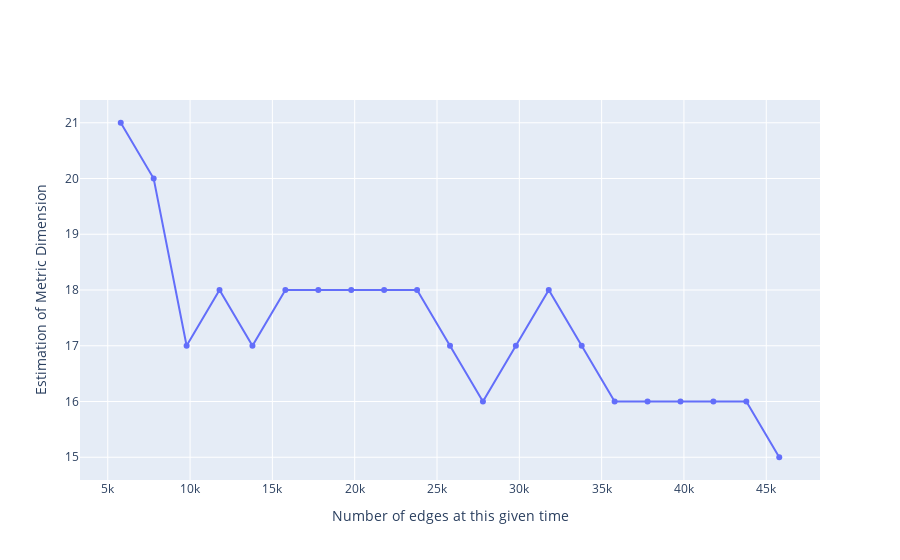

Here is the notebook cell this chart was saved with:
### Code cell
# Define your data
x = list(result_nb_e_bt.keys())
y = list(result_nb_e_bt.values())

# Define the trace for the scatter plot
trace = go.Scatter(x=x, y=y, mode='markers+lines')

# Define the layout
layout = go.Layout(#title='Probability of resolving the graph as a function of the subset cardinality', 
                   #title_x=0.5,
                   xaxis=dict(title='Number of edges at this given time'), 
                   yaxis=dict(title='Estimation of Metric Dimension'),
                   legend=dict(x=0.67, y=0.08, orientation='v'))

# Combine the traces and layout into a figure
fig = go.Figure(data=[trace], layout=layout)

# Show the figure
fig.show()

### Figure 1 — Plotly figure (JSON) as saved in the notebook; plotly's stock layout.template omitted (floating-point values rounded to 4 significant figures)
{"data": [{"mode": "markers+lines", "type": "scatter", "x": [5789, 7789, 9789, 11789, 13789, 15789, 17789, 19789, 21789, 23789, 25789, 27789, 29789, 31789, 33789, 35789, 37789, 39789, 41789, 43789, 45789], "y": [21, 20, 17, 18, 17, 18, 18, 18, 18, 18, 17, 16, 17, 18, 17, 16, 16, 16, 16, 16, 15]}], "layout": {"legend": {"orientation": "v", "x": 0.67, "y": 0.08}, "xaxis": {"title": {"text": "Number of edges at this given time"}}, "yaxis": {"title": {"text": "Estimation of Metric Dimension"}}}}
